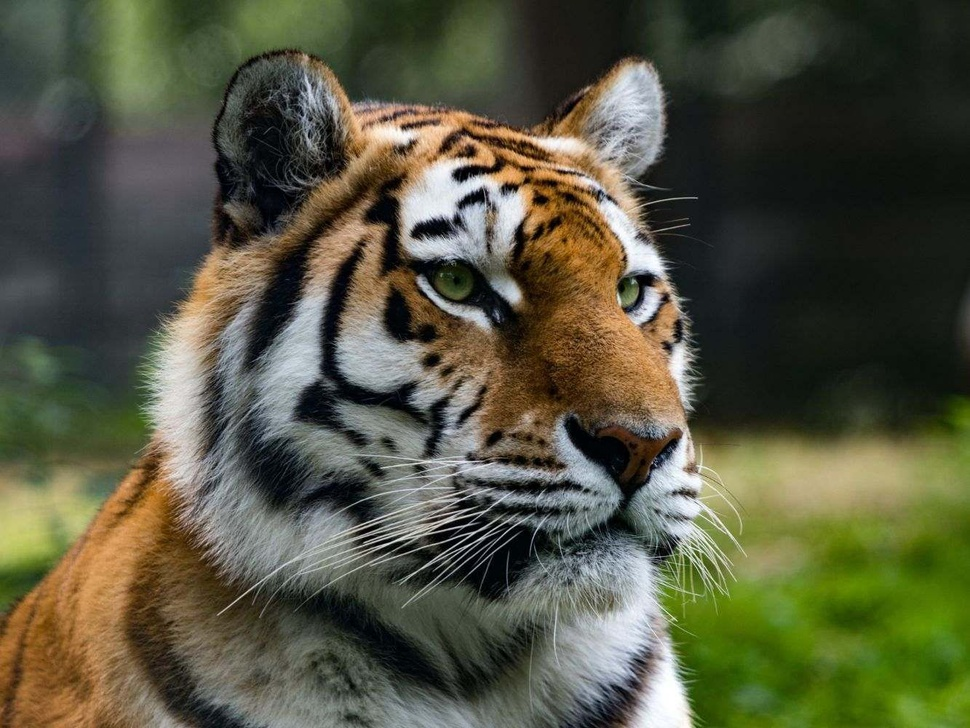
#> input picture 1207070067_Moh Husni Nasrul Haq/harimau.jpg, 970 x 728 px, shrunk from 1333 x 1000 before the run
$ python '4. Filter Laplacian.py'   (older library calls are emulated)
#> lines starting #> are read from the running program, lines starting #| are printed output that depends on the picture
import cv2
from matplotlib import pyplot as plt

img = cv2.imread('harimau.jpg')
#> img is the input picture: shape (728, 970, 3); mean B, G, R 64.4, 85.9, 85.2
gray = cv2.cvtColor(img, cv2.COLOR_BGR2GRAY)
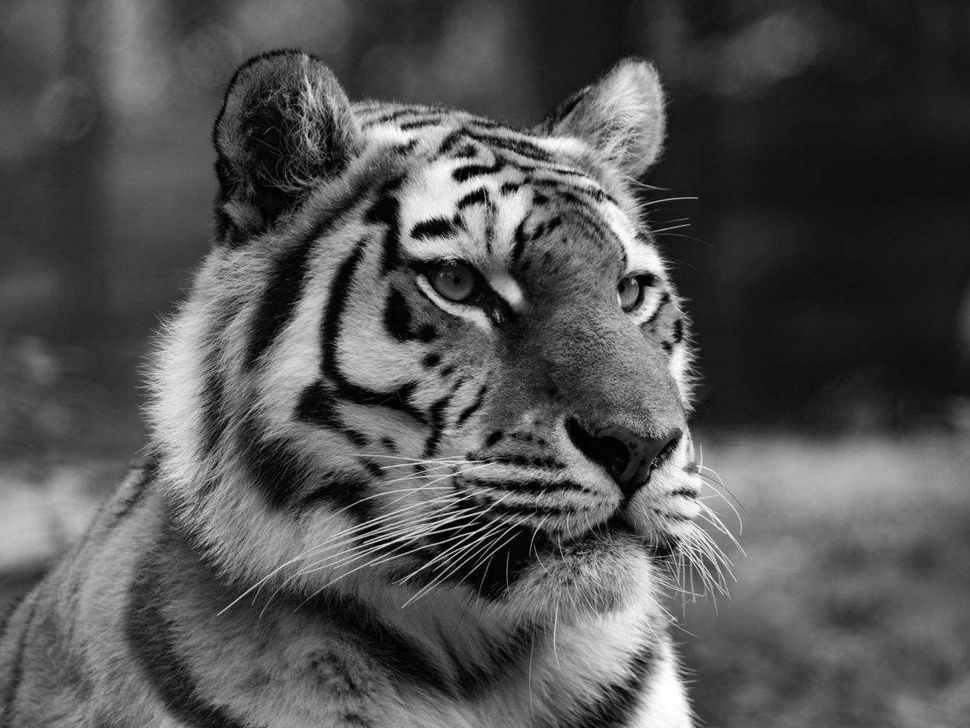
#> gray: shape (728, 970); min 0, max 255, mean 83.2
img0 = cv2.GaussianBlur(gray,(3,3),0)
laplacian = cv2.Laplacian(img0,cv2.CV_64F)
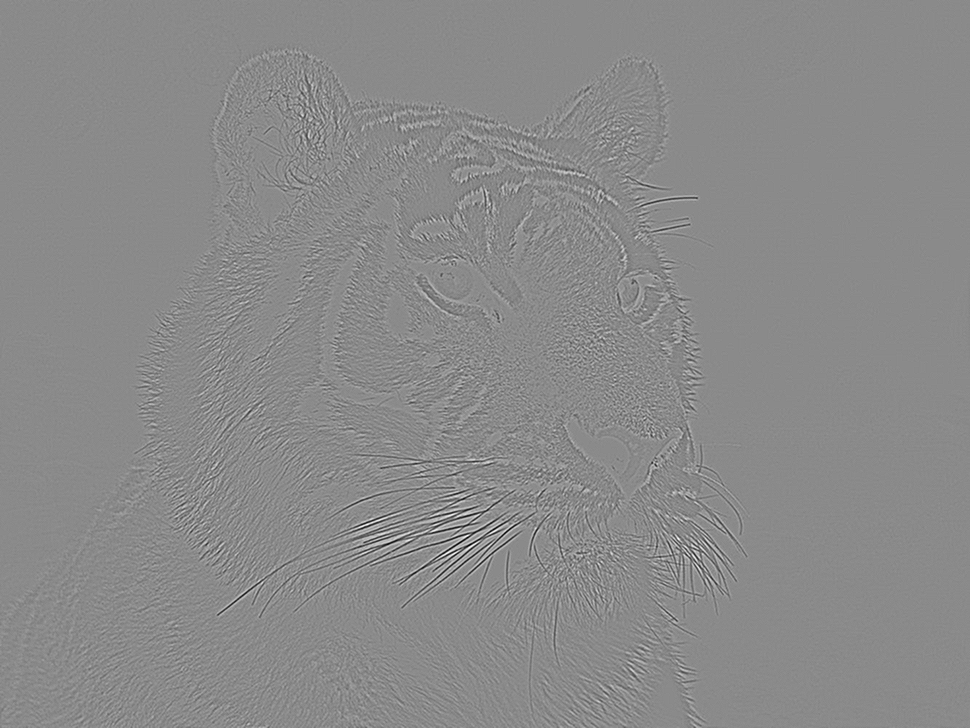
#> laplacian: shape (728, 970) float64; min -127, max 107, mean 0; drawn with min black and max white

plt.subplot(1,2,1)
plt.imshow(img0, cmap='gray')
plt.title('Original')
plt.xticks([])
plt.yticks([])
plt.subplot(1,2,2)
plt.imshow(laplacian, cmap='gray')
plt.title('Laplacian')
plt.xticks([])
plt.yticks([])
plt.show()
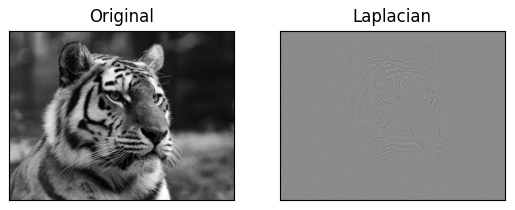
#> figure drawn by matplotlib, 2 panels
